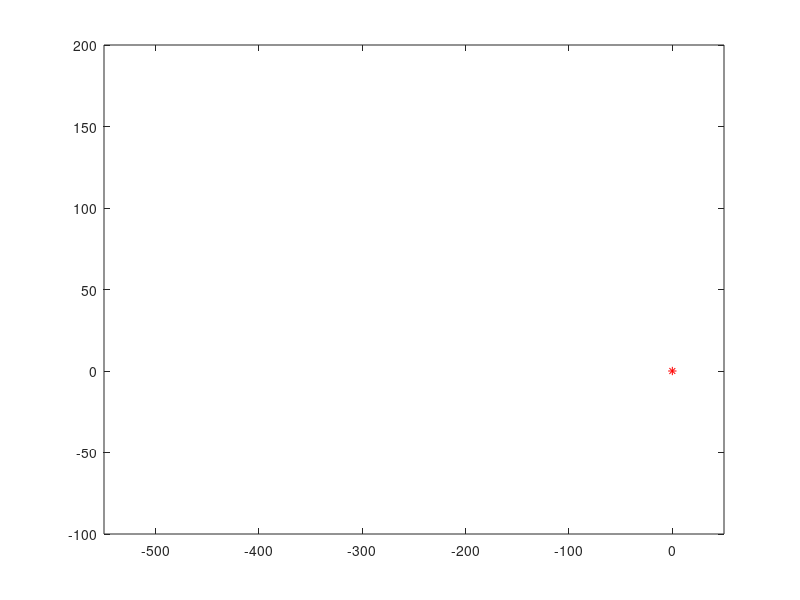

Write the MATLAB code that produced this figure. (Note: this script raises an error after producing the figure.)
G = 1.0;
M = 10.0;
m = 0.01;
p0 = [10, 0];
v0 = [0, 0.75];

tmax = 1E3;
dt = 0.5;

N = tmax / dt;

%[p, v, t] = orbit_1body(G,M,m,p0,v0,dt,tmax);
%T = orbit_time(p(:,1),p(:,2),t)

iterations = 15;
plot(0,0,'r*');
drawnow();
hold on;
orbitTimes = zeros(iterations,1);
totalEnergy = zeros(iterations,1);
orbitVelocities = zeros(iterations,1);
axis([-550,50, -100,200])
for n=1:iterations+1
	addedVelocity = [0 0.05*(n-1)];
	orbitVelocities(n) = v0(2) + 0.05*(n-1);
	[p, v, t] = orbit_1body(G,M,m,p0,v0+addedVelocity,dt,tmax);

	plot(p(:,1), p(:,2));
	drawnow();

	addedVelocity(2)
	T = orbit_time(p(:,1),p(:,2),t)
	orbitTimes(n) = T;

	tmax = T * 10;

	totalEnergy(n) = m*(v0(2)+addedVelocity(2)).^2 / 2 + G* m*M / 10;
	%kineticEnergyVector(1) + potentialEnergyVector(1);

	fflush(stdout);
end
hold off;
print(gcf, '-dpng', 'uppg2_orbits.png')

[AX,H1,H2] = plotyy(orbitVelocities,orbitTimes,orbitVelocities,totalEnergy);
set(get(AX(1),'Ylabel'),'String', 'Time (s)')
set(get(AX(2),'Ylabel'),'String', 'Energy (J)')
xlabel('Velocity (m/s)')
print(gcf, '-dpng', 'uppg2_energy.png')

% TODO: Estimate error with critical fraction
